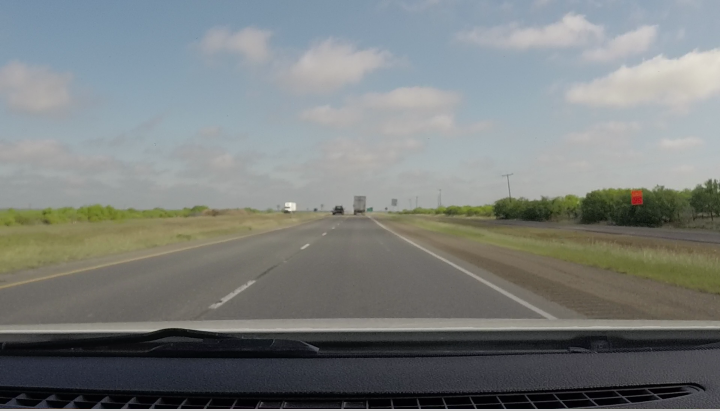
#> input picture Lab7/highway_frame_0001.png, 1440 x 821 px (shown at 1/2 size)
$ jupyter execute Lab7_jupyter.ipynb
#> lines starting #> are read from the running program, lines starting #| are printed output that depends on the picture; after the words box and inside, x2 and y2 are one past the last pixel; in counts of white or black regions, pixels touching at a corner belong together
## Laboratory 7: Hough Transform for line detection

- Elaborado por: Oscar Omar Martínez Lujano
- Matrícula: 352228
- Carrera: ITR
- Fecha: 2019-03-22

### Introduction
The Hough transform is a feature extraction technique used in image analysis, computer vision, and digital image processing. The purpose of the technique is to find imperfect instances of objects within a certain class of shapes by a voting procedure. This voting procedure is carried out in a parameter space, from which object candidates are obtained as local maxima in a so-called accumulator space that is explicitly constructed by the algorithm for computing the Hough transform.

It was initially invented for machine analysis of bubble chamber photographs (Hough, 1959).

The Hough transform was patented as U.S. Patent 3,069,654 in 1962 and assigned to the U.S. Atomic Energy Commission with the name "Method and Means for Recognizing Complex Patterns". This patent uses a slope-intercept parametrization for straight lines, which awkwardly leads to an unbounded transform space since the slope can go to infinity.

The Hough transform is a technique which can be used to isolate features of a particular shape within an image. Because it requires that the desired features be specified in some parametric form, the classical Hough transform is most commonly used for the detection of regular curves such as lines, circles, ellipses, etc. A generalized Hough transform can be employed in applications where a simple analytic description of a feature(s) is not possible. Due to the computational complexity of the generalized Hough algorithm, we restrict the main focus of this discussion to the classical Hough transform. Despite its domain restrictions, the classical Hough transform (hereafter referred to without the classical prefix) retains many applications, as most manufactured parts (and many anatomical parts investigated in medical imagery) contain feature boundaries which can be described by regular curves. The main advantage of the Hough transform technique is that it is tolerant of gaps in feature boundary descriptions and is relatively unaffected by image noise.

### Objectives

In this lab, you will learn about how to extract lines and circles from images using the Hough transform. Detection of features is an important part of image analysis and visual pattern recognition. Of particular interest is the identification of straight lines in images, as these appear in built indoor and outdoor environments as well as in manufactured parts. Hence, detecting lines in images play an important role in inspection, quality assessment, object detection, robot and vehicle navigation, etc. The images below illustrate three different environments where lines can be detected and can be used for scene understanding, autonomous vehicle navigation or electronic component inspection.

### Requerimientos del Laboratorio

EL software, hardware y herramientas de programación requeridas en este lab son:

    - Raspberry Pi with WiFi connection capabilities
    - Jupyter Notebook
    - Python >= 3.5.2
    - OpenCV 3.2
    - Git
    - GitHub account
    - Markdown editor (recommended: ReText 5.3.1)

### Procedimiento

#### Line Hough Transform

Thus far, the previous labs were focused on image processing algorithms such as colour space conversion, spatial filtering and edge detection. Today, this lab will be the first computer vision algorithm based on the Hough transform used for line detection in images. For a better understanding on how we can use the Hough transform to extract lines in images, we will go through a couple of concepts.

The Hough transform is a parametric-model based technique. A parametric model can represent a class of instances where each is defined by a value of the parameters. A line and a circle are examples of parametrised models where the line equation: `y=mx+b` that is represented by its slope m, and its y-intercept b parameters. That means that different values of m and b would allow us to instantiate different lines.

On the other hand, a circle can be parametrised by the equation:

where (h, k) and r represent the circle centre location and its radius, respectively. Similarly, different values of these parameters would allow us to represent different circles.

In order to detect lines in images, the Hough transform relies on image points belonging to edges. From our previous labs, we know how to extract edges either using the Sobel, Roberts, Scharr, and Prewitt operators.

#### Voting

Another concept to learn about is that of voting, the Hough transform relies on voting, which is a general approach where the features vote for all models that are compatible with it. It has been proved that voting techniques are robust to outliers. This is, even when noise and cluttered features participate on the voting process, voting given by good features are much more consistent. Furthermore, voting can deal with feature partially observed., providing still an appropriate set of parameters that explains the data points (edges) the best. When fitting a line to a set of points (edges), there are a few aspects to consider:

    - How many points are those that belong to a given line?
    - How many are there in the image?
    - Which points belong to which lines?

To answer all of the above questions, we use the Hough transform. The idea behind this algorithm is as follows:

    - 1. Each edge point votes for compatible lines
    - 2. Look for lines that obtain the majority of votes

#### Hough Space

The figure below illustrates how to Hough transform works. On the left coordinate frame we have a line representation in image space. This line is modelled by the parameters `m0-bo` that is mapped into a point in the Hough space on the right coordinate frame.

we can now follow the duality principle and can assume that for a given potential edge point potential-edge-point we will obtain line in the Hough space following the next relationship between image and hough space:

#### Line Detection Using OpenCV

OpenCV provides us with two methods for line detection using the Hough transform. These are the standard Hough transform, `cv2.HoughLines()` and the Probabilistic Hough transform `cv2.HoughLinesP`. For those of you who may be interested in the maths and details on these two line detection techniques, please, refer to the following publications.

- R. O.Duda and P.E. Hart, Use of the Hough Transformation to Detect Lines and Curves in Pictures, Graphics and Image Processing, Vol. 15 ,pp. 11-15, 1972.

- N. Kiryati, Y. Eldar, and A. M. Bruckstein, A probabilistic Hough transform, Pattern Recognition, Vol. 24 (4), pp. 303-316, 1991.

In this section, we will work on developing a vision-based driving assistance system (DAS) that will make use of the Hough transform to detect both the left and right lane lines on a road. The code below illustrate how this can be accomplished using OpenCV libraries. The first image represent the input colour image. Since the Hough transform works with single-channel images, it is necessary to convert the colour image into a greyscale format. This is shown in the second image below. This step is followed by the edge detection process show in the Canny image. These pixels are the ones used by the Probabilistic Hough transform for the line detection step that is shown in the last image.

As can be seen from this last image, lines are not detected on the sky region since, but are mainly detected on the road and on the vegetation image sections. Since we are interested on extracting the road lane lines only, we can create a region of interest (roi) on that area that encloses the road lane on which the car is being driven, so that our vision system can output the following image:

### a. Libraries

The following libraries are used in the code of this lab.

- ```cv2```: Implementa una gran variedad de algorítmos de procesamiento de imágenes y visión computacional.
- ```numpy:``` Crea y manipula listas, análisis numérico, etc.
- `matplotlib.pyplot:` Produce publicaciones con figuras de calidad en una variedad de formatos de copia impresa y entornos interactivos en todas las plataformas.

[cell 1]
# imported required libraries
import numpy as np
import cv2
import matplotlib.pyplot as plt

### b. Line Detection Using Hough Transform

The code below illustrate how to do line detection using the Probabilistic Hough transform using the input image shown above. Please, copy, run and understand it, as this will help you accomplish your lab.

# CHANGEEE THIIIIIS

- `cv2.fillPoly(img, pts, color[, lineType[, shift[, offset]]])`
    - Fills the area bounded by one or more polygons.
    - img – Image.
    - pts – Array of polygons where each polygon is represented as an array of points.
    - npts – Array of polygon vertex counters.
    - ncontours – Number of contours that bind the filled region.
    - color – Polygon color.
    - lineType – Type of the polygon boundaries. See the line() description.
    - shift – Number of fractional bits in the vertex coordinates.
    - offset – Optional offset of all points of the contours.
     - **returns**: none

- ` cv2.canny()`
    - The function finds edges in the input image image and marks them in the output map edges using the Canny algorithm. The smallest value between threshold1 and threshold2 is used for edge linking. The largest value is used to find initial segments of strong edges.
    - image	8-bit input image.
    - edges	output edge map; single channels 8-bit image, which has the same size as image .
    - threshold1	first threshold for the hysteresis procedure.
    - threshold2	second threshold for the hysteresis procedure.
    - apertureSize	aperture size for the Sobel operator.
    - L2gradient	a flag, indicating whether a more accurate L2 norm =−√((dI/dx)^2+(dI/dy)^2) should be used to calculate the image gradient magnitude ( L2gradient=true ), or whether the default L1 norm =|dI/dx|+|dI/dy| is enough ( L2gradient=false ).

- `cv2.HoughLinesP(image, rho, theta, threshold[, lines[, minLineLength[, maxLineGap]]])`
    - Finds line segments in a binary image using the probabilistic Hough transform.
    - image – 8-bit, single-channel binary source image. The image may be modified by the function.
    - rho – Distance resolution of the accumulator in pixels.
    - theta – Angle resolution of the accumulator in radians.
    - threshold – Accumulator threshold parameter. Only those lines are returned that get enough votes ( >\texttt{threshold} ).
    - minLineLength – Minimum line length. Line segments shorter than that are rejected.
    - maxLineGap – Maximum allowed gap between points on the same line to link them.
    - **output** - lines – Output vector of lines. Each line is represented by a 4-element vector (x_1, y_1, x_2, y_2) , where (x_1,y_1) and (x_2, y_2) are the ending points of each detected line segment.

- ` numpy.poly1d(c_or_r, r=False, variable=None)[source]`
    -  c_or_r : array_like
        The polynomial’s coefficients, in decreasing powers, or if the value of the second parameter is True, the polynomial’s roots (values where the polynomial evaluates to 0). For example, poly1d([1, 2, 3]) returns an object that represents x^2 + 2x + 3, whereas poly1d([1, 2, 3], True) returns one that represents (x-1)(x-2)(x-3) = x^3 - 6x^2 + 11x -6.
    - r : bool, optional
    - If True, c_or_r specifies the polynomial’s roots; the default is False.
    - variable : str, optional.

Información obtenida de:
- https://docs.opencv.org/2.4/modules/core/doc/drawing_functions.html#fillpoly
- https://docs.opencv.org/3.1.0/dd/d1a/group__imgproc__feature.html#ga04723e007ed888ddf11d9ba04e2232de
- https://docs.opencv.org/3.0-beta/modules/imgproc/doc/feature_detection.html?highlight=houghlinesp#cv2.HoughLinesP
- https://docs.scipy.org/doc/numpy-1.15.1/reference/generated/numpy.poly1d.html

[cell 2]
"""
	line_detection_using_hough_transform.py

	author: andres.hernandezg@udem.edu
	universidad de monterrey
"""

# import required libraries
import numpy as np
import matplotlib.pyplot as plt
import cv2
import math


# select a region of interest
def region_of_interest(img, vertices):
    """
    Applies an image mask.

    Only keeps the region of the image defined by the polygon
    formed from `vertices`. The rest of the image is set to black.
    """
    #defining a blank mask to start with
    mask = np.zeros_like(img)

    #defining a 3 channel or 1 channel color to fill the mask with depending on the input image
    if len(img.shape) > 2:
        channel_count = img.shape[2]  # i.e. 3 or 4 depending on your image
        ignore_mask_color = (255,) * channel_count
    else:
        ignore_mask_color = 255

    #filling pixels inside the polygon defined by "vertices" with the fill color
    cv2.fillPoly(mask, vertices, ignore_mask_color)

    #returning the image only where mask pixels are nonzero
    masked_image = cv2.bitwise_and(img, mask)
    return masked_image


# run line detection pipeline
def run_pipeline(img_name):

    # 1.- Read image
#> called with img_name = 'highway_frame_0001.png'
    img_colour = cv2.imread(img_name)
#> img_colour is the input picture: shape (821, 1440, 3); mean B, G, R 125.4, 126.8, 122.6

    # verify that image `img` exist
    if img_colour is None:
        print('ERROR: image ', img_name, 'could not be read')
        exit()

	# 2. Convert from BGR to RGB then from RGB to greyscale
    img_colour_rgb = cv2.cvtColor(img_colour, cv2.COLOR_BGR2RGB)
    grey = cv2.cvtColor(img_colour_rgb, cv2.COLOR_RGB2GRAY)
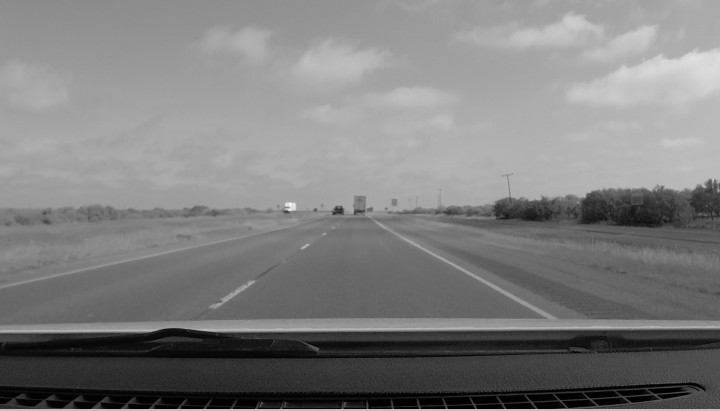
#> grey: shape (821, 1440) (shown at 1/2 size); min 0, max 252, mean 125.3

	# 3.- Apply Gaussuan smoothing
    kernel_size = (7,7)
    blur_grey = cv2.GaussianBlur(grey, kernel_size, sigmaX=0, sigmaY=0)

	# 4.- Apply Canny edge detector
    low_threshold = 10
    high_threshold = 70
    edges = cv2.Canny(blur_grey, low_threshold, high_threshold, apertureSize=3)
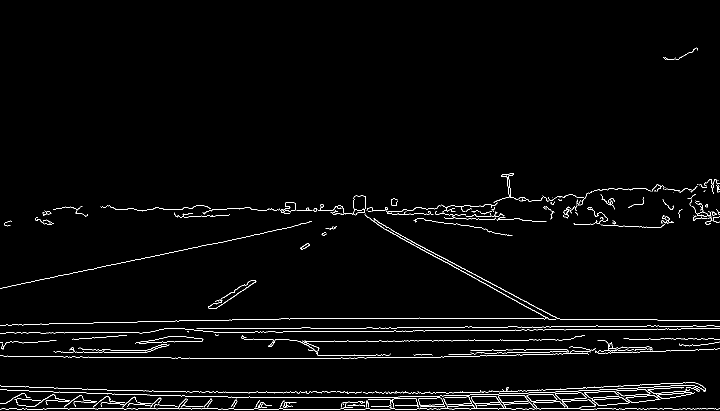
#> edges: shape (821, 1440) (shown at 1/2 size); 2% white in thin lines or dots, all inside (x1, y1, x2, y2) = (0, 95, 1440, 819)

	# 5.- Define a polygon-shape like region of interest
    img_shape = grey.shape
#> img_shape = (821, 1440)

    # [10 lines of commented-out code are left out]

    bottom_left = (388, 626)
    top_left = (600, 460)
    top_right = (777, 458)
    bottom_right = (1128, 634)

    # create a vertices array that will be used for the roi
    vertices = np.array([[bottom_left,top_left, top_right, bottom_right]], dtype=np.int32)

	# 6.- Get a region of interest using the just created polygon. This will be
	#     used together with the Hough transform to obtain the estimated Hough lines
    masked_edges = region_of_interest(edges, vertices)
#> in region_of_interest, `cv2.fillPoly(mask, vertices, ignore_mask_color)`:
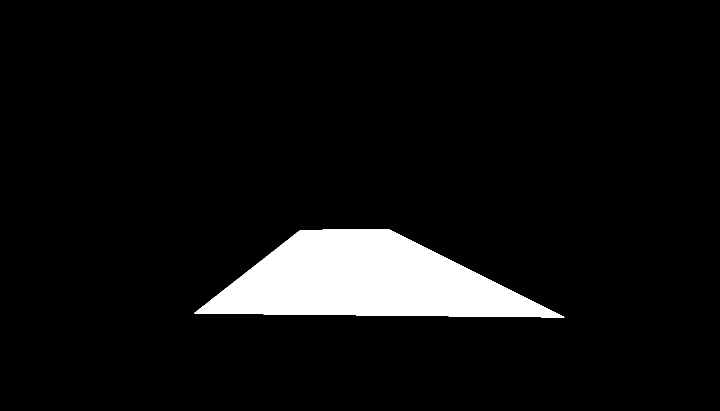
#> mask: shape (821, 1440) (shown at 1/2 size); 6.7% white; 1 white region, box (x1, y1, x2, y2) and area: (388, 458, 1129, 635) 78935
#> in region_of_interest, `masked_image = cv2.bitwise_and(img, mask)`:
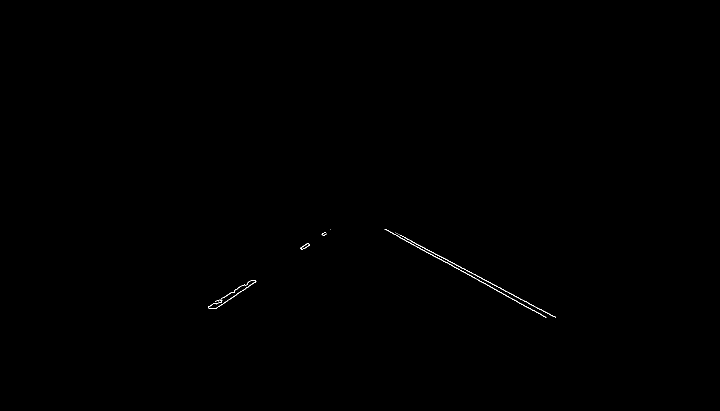
#> masked_image: shape (821, 1440) (shown at 1/2 size); 0.11% white in thin lines or dots, all inside (x1, y1, x2, y2) = (416, 458, 1112, 635)

	# 7.- Apply Hough transform for lane lines detection
    rho = 1                       # distance resolution in pixels of the Hough grid
    theta = np.pi/180             # angular resolution in radians of the Hough grid
    threshold = 40                # minimum number of votes (intersections in Hough grid cell)
    min_line_len = 5              # minimum number of pixels making up a line
    max_line_gap = 5              # maximum gap in pixels between connectable line segments
    line_image = np.copy(img_colour)*0   # creating a blank to draw lines on
#> line_image: shape (821, 1440, 3); every value is 0
    hough_lines = cv2.HoughLinesP(masked_edges, rho, theta, threshold, np.array([]), minLineLength=min_line_len, maxLineGap=max_line_gap)
#> hough_lines = [[871, 513, 1091, 634], [878, 511, 1111, 634], [771, 458, 898, 528], [809, 475, 888, 517], [608, 497, 619, 490], [495, 565, 501, 561], [432, 616, 511, 563], [437, 601, 462, 585], [927, 543, 994, 580], [791, 465, 891, 518], [601, 495, 614, 487], [769, 458, 873, 515]]
    print(hough_lines)
#| [[[ 871  513 1091  634]]
#|  [[ 878  511 1111  634]]
#|  [[ 771  458  898  528]]
#|  [[ 809  475  888  517]]
#|  [[ 608  497  619  490]]
#|  [[ 495  565  501  561]]
#|  [[ 432  616  511  563]]
#|  [[ 437  601  462  585]]
#|  [[ 927  543  994  580]]
#|  [[ 791  465  891  518]]
#|  [[ 601  495  614  487]]
#|  [[ 769  458  873  515]]]


	# [7 lines of commented-out code are left out]

    left_line_x = []
    left_line_y = []
    right_line_x = []
    right_line_y = []

    for line in hough_lines:
        for x1, y1, x2, y2 in line:
            slope = (y2 - y1) / (x2 - x1) # <-- Calculating the slope.
            if math.fabs(slope) < 0.5: # <-- Only consider extreme slope
                continue
            if slope <= 0: # <-- If the slope is negative, left group.
                left_line_x.extend([x1, x2])
                left_line_y.extend([y1, y2])
            else: # <-- Otherwise, right group.
                right_line_x.extend([x1, x2])
                right_line_y.extend([y1, y2])
#> this loop made 12 passes
#> after the loop, left_line_x = [608, 619, 495, 501, 432, 511, 437, 462, 601, 614]; left_line_y = [497, 490, 565, 561, 616, 563, 601, 585, 495, 487]; right_line_x = [871, 1091, 878, 1111, 771, 898, 809, 888, 927, 994, 791, 891, 769, 873]; right_line_y = [513, 634, 511, 634, 458, 528, 475, 517, 543, 580, 465, 518, 458, 515]


    #Limites superior e inferior
    min_y = 635 # <-- Just below the horizon
    max_y = 450 # <-- The bottom of the image


    #Aqui se generan las lineas
    poly_left = np.poly1d(np.polyfit(
    left_line_y,
    left_line_x,
    deg=1))

    left_x_start = int(poly_left(max_y))
#> left_x_start = 674
    left_x_end = int(poly_left(min_y))
#> left_x_end = 392

    poly_right = np.poly1d(np.polyfit(
    right_line_y,
    right_line_x,
    deg=1))

    right_x_start = int(poly_right(max_y))
#> right_x_start = 758
    right_x_end = int(poly_right(min_y))
#> right_x_end = 1100

    #Guardo en una variable las lineas
    lineaslindas= [[[left_x_start, max_y, left_x_end, min_y],
        [right_x_start, max_y, right_x_end, min_y]]]
#> lineaslindas = [[[674, 450, 392, 635], [758, 450, 1100, 635]]]


    img_colour_with_lines = img_colour_rgb.copy()
    for line in lineaslindas:
        for x1, y1, x2, y2 in line:
            cv2.line(img_colour_with_lines, (x1, y1), (x2, y2), (254,127,156), 10)
#> this loop made 1 pass
#> line on pass 1: [[674, 450, 392, 635], [758, 450, 1100, 635]]
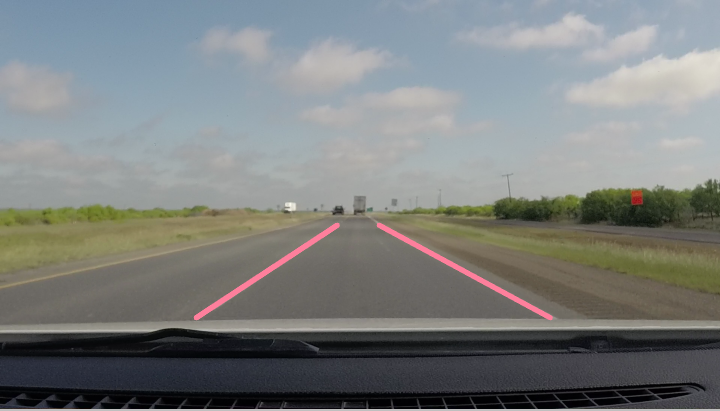
#> img_colour_with_lines: shape (821, 1440, 3) (shown at 1/2 size); mean R, G, B 123.5, 126.8, 125.6


    #10.- Create polygon with points

    points = np.array([[[left_x_start+10,max_y],[right_x_start-10,max_y],
                                    [right_x_end-10,min_y],[left_x_end+10,min_y]]], np.int32)
#> points = [[684, 450], [748, 450], [1090, 635], [402, 635]]


    cv2.fillPoly(img_colour_with_lines, [points], (254, 55, 156))
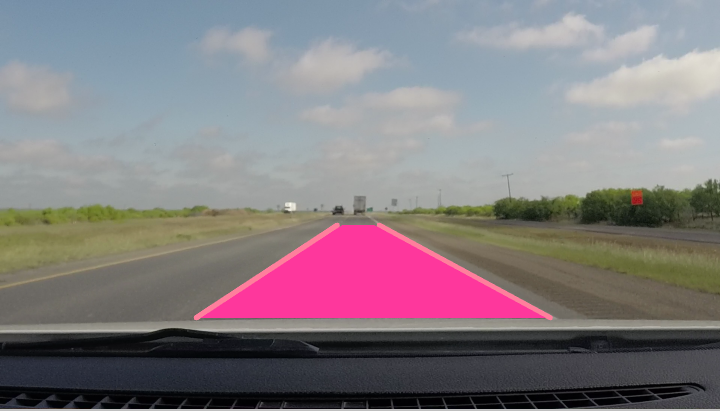
#> img_colour_with_lines: shape (821, 1440, 3) (shown at 1/2 size); 5.94% of pixels changed, all inside (x1, y1, x2, y2) = (402, 450, 1091, 636)

	# [12 lines of commented-out code are left out]

    plt.figure(1)
    plt.imshow(img_colour_with_lines)
    plt.axis('off')


    plt.show()
    return None

img_name = 'highway_frame_0001.png'
run_pipeline(img_name)
